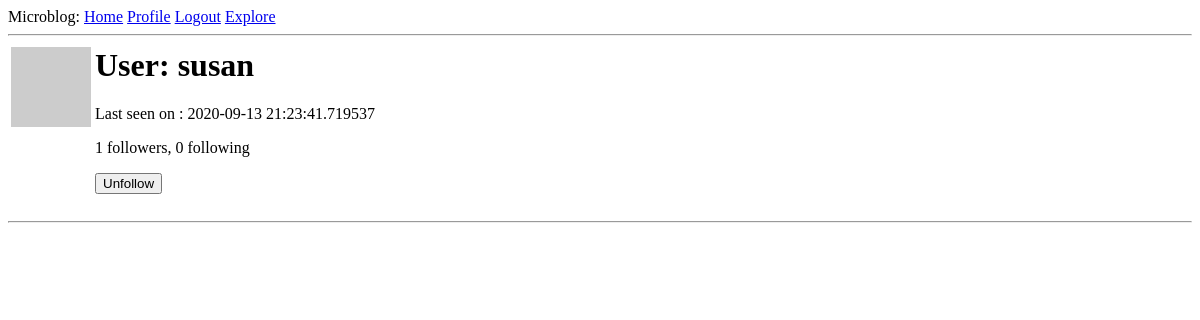
Before: /user/susan (signed in) with the older database file.
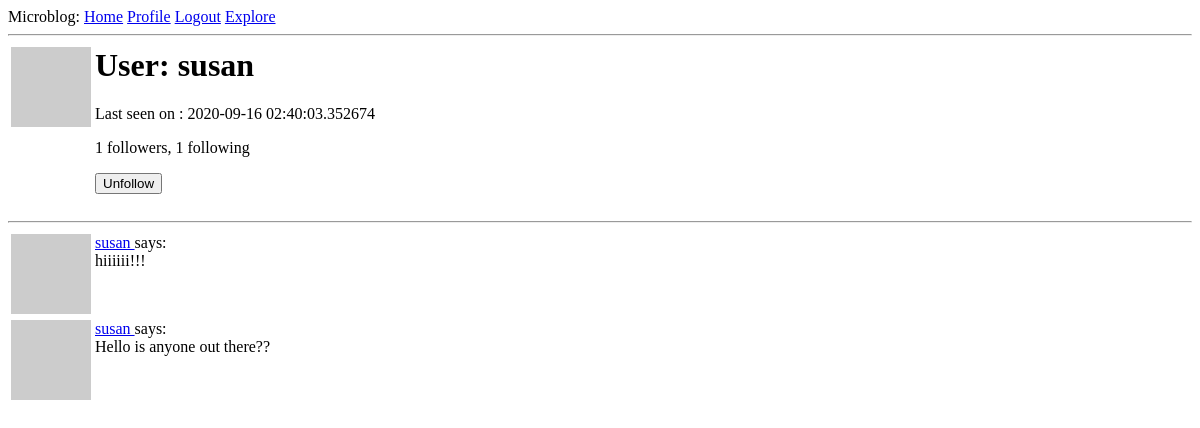
After: the same page with the newer database file.
### app/models.py (models this page shows, shortened)
class User(UserMixin, db.Model):
    id = db.Column(db.Integer, primary_key=True)
    username = db.Column(db.String(64), index=True, unique=True)
    email = db.Column(db.String(120), index=True, unique=True)
    password_hash = db.Column(db.String(128))
    post = db.relationship('Post', backref='author',lazy='dynamic')
    about_me = db.Column(db.String(140))
    last_seen = db.Column(db.DateTime, default=datetime.utcnow)
    followed = db.relationship(
        'User', secondary=followers,
        primaryjoin=(followers.c.follower_id == id),
        secondaryjoin=(followers.c.followed_id == id),
        backref=db.backref('followers', lazy='dynamic'), lazy='dynamic')
    def avatar(self, size):
        digest = md5(self.email.lower().encode('utf-8')).hexdigest()
        return 'https://www.gravatar.com/avatar/{}?d=identicon&s={}'.format(
            digest, size)
    def is_following(self, user):
        return self.followed.filter(
            followers.c.followed_id == user.id).count() > 0

class Post(db.Model):
    id = db.Column(db.Integer, primary_key=True)
    body = db.Column(db.String(140))
    timestamp = db.Column(db.DateTime, index=True, default=datetime.utcnow)
    user_id = db.Column(db.Integer, db.ForeignKey('user.id'))

### app/routes.py (the view)
@app.route('/user/<username>')
@login_required
def user(username):
    user = User.query.filter_by(username=username).first_or_404()
    page = request.args.get('page', 1, type=int)
    posts = user.post.order_by(Post.timestamp.desc()).paginate(
        page, app.config['POSTS_PER_PAGE'], False)
    next_url = url_for('user', username=user.username, page=posts.next_num) \
        if posts.has_next else None
    prev_url = url_for('user', username=user.username, page=posts.prev_num) \
        if posts.has_prev else None
    form = EmptyForm()
    return render_template('user.html', user=user, posts=posts.items,
                           next_url=next_url, prev_url=prev_url, form=form)

### app/forms.py
class EmptyForm(FlaskForm):
    submit = SubmitField('Submit')

### app/models.py (called while the page is built)
@login.user_loader
def load_user(id):
    return User.query.get(int(id))

### app/routes.py (called while the page is built)
@app.before_request
def before_request():
    if current_user.is_authenticated:
        current_user.last_seen = datetime.utcnow()
        db.session.commit()

### app/templates/user.html (shortened to what this page needs)
{% extends "base.html" %}
{% block content %}
    <table>
        <tr valign="top">
            <td><img src="{{ user.avatar(128)}}"></td>
            <td><h1>User: {{user.username}}</h1>
            {% if user.last_seen %}<p>Last seen on : {{ user.last_seen}}</p>
                <p>{{ user.followers.count()}} followers, {{user.followed.count() }} following</p>
            {% if user == current_user %}
                <p><a href="{{ url_for('edit_profile') }}">Edit your profile</a></p>
            {% else %}
                <p>
                    <form action="{{ url_for('unfollow', username=user.username) }}" method="post">
                        {{ form.submit(value='Unfollow') }}
                    </form>
                </p>
                {% endif %}
            {% endif %}
            </td>
        </tr>
    </table>
    <hr>
    {% for post in posts %}
        {% include '_post.html' %}
    {% endfor %}
{% endblock%}

### app/templates/_post.html
<table>
    <tr valign="top">
        <td><img src="{{ post.author.avatar(36)}}"></td>
        <td>
            <a href="{{ url_for('user', username=post.author.username)}}">
                {{ post.author.username }}
            </a>
            says: <br>{{ post.body}}
        </td>
    </tr>
</table>

Changed rows visible on the page:
changed User "susan": last_seen "2020-09-13 21:23:41.719537" → "2020-09-16 02:40:03.352674"
added Post: author.username "susan", body "hiiiiii!!!"
added Post: author.username "susan", body "Hello is anyone out there??"
Other visible differences:
{{ user.followed.count() }}: "0" → "1"
